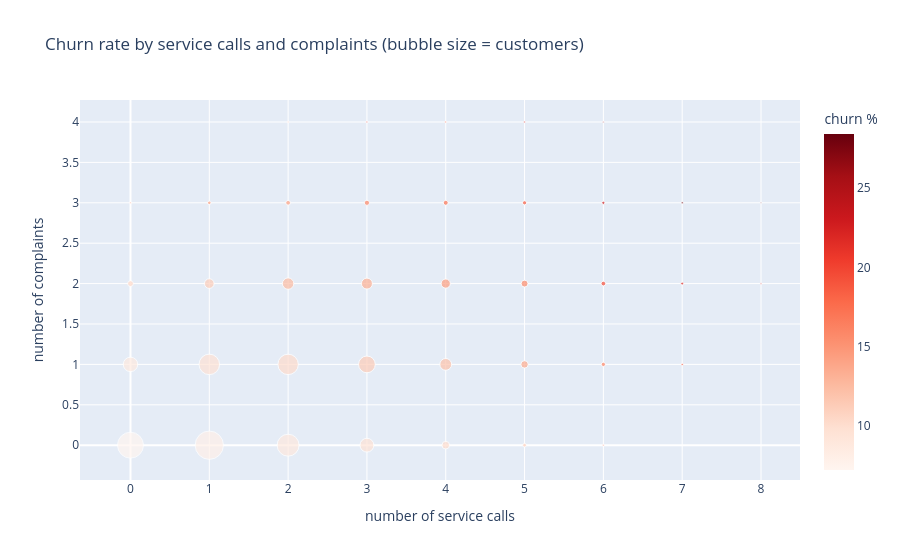

Source (notebook cell):
### Code cell
calls_table = train_fe.groupby(["num_service_calls", "num_complaints"])[target].agg(["mean", "count"]).reset_index()
calls_table = calls_table[calls_table["count"] >= 300]
calls_table["churn %"] = calls_table["mean"] * 100
fig = px.scatter(calls_table, x="num_service_calls", y="num_complaints", size="count", color="churn %",
                 color_continuous_scale="Reds", title="Churn rate by service calls and complaints (bubble size = customers)",
                 labels={"num_service_calls": "number of service calls", "num_complaints": "number of complaints"})
fig.show()
dashboard_figures.append(fig)
low, high = calls_table.loc[calls_table["churn %"].idxmin()], calls_table.loc[calls_table["churn %"].idxmax()]
dashboard_notes.append(f"Only groups with at least 300 customers. Lowest churn: {low['num_service_calls']:.0f} calls and "
                       f"{low['num_complaints']:.0f} complaints ({low['churn %']:.1f} %, {low['count']:,.0f} customers); "
                       f"highest: {high['num_service_calls']:.0f} calls and {high['num_complaints']:.0f} complaints "
                       f"({high['churn %']:.1f} %, {high['count']:,.0f} customers).")

### Figure 1 — Plotly figure (JSON) as saved in the notebook; plotly's stock layout.template omitted (floating-point values rounded to 4 significant figures)
{"data": [{"hovertemplate": "number of service calls=%{x}<br>number of complaints=%{y}<br>count=%{marker.size}<br>churn %=%{marker.color}<extra></extra>", "legendgroup": "", "marker": {"color": [7.239, 8.66, 10.49, 13.68, 7.902, 9.676, 11.2, 14.37, 8.707, 10.22, 12.45, 14.43, 15.47, 9.499, 11.31, 13.24, 16.1, 20.4, 10.16, 12.01, 14.38, 17.48, 18.44, 11.29, 13.65, 15.72, 18.85, 22.61, 17.96, 16.32, 19.61, 22.95, 26.87, 18.89, 21.93, 28.07, 23.11, 28.42], "coloraxis": "coloraxis", "size": [102014, 31871, 5089, 519, 121545, 63930, 14219, 1921, 73024, 63639, 19883, 3389, 375, 29182, 42694, 18406, 4092, 647, 8950, 21248, 12860, 3713, 640, 2116, 8368, 7263, 2647, 575, 412, 2702, 3319, 1547, 454, 826, 1327, 830, 450, 373], "sizemode": "area", "sizeref": 303.9, "symbol": "circle"}, "mode": "markers", "name": "", "orientation": "v", "showlegend": false, "type": "scatter", "x": [0, 0, 0, 0, 1, 1, 1, 1, 2, 2, 2, 2, 2, 3, 3, 3, 3, 3, 4, 4, 4, 4, 4, 5, 5, 5, 5, 5, 6, 6, 6, 6, 6, 7, 7, 7, 8, 8], "xaxis": "x", "y": [0.0, 1.0, 2.0, 3.0, 0.0, 1.0, 2.0, 3.0, 0.0, 1.0, 2.0, 3.0, 4.0, 0.0, 1.0, 2.0, 3.0, 4.0, 0.0, 1.0, 2.0, 3.0, 4.0, 0.0, 1.0, 2.0, 3.0, 4.0, 0.0, 1.0, 2.0, 3.0, 4.0, 1.0, 2.0, 3.0, 2.0, 3.0], "yaxis": "y"}], "layout": {"coloraxis": {"colorbar": {"title": {"text": "churn %"}}, "colorscale": [[0.0, "rgb(255,245,240)"], [0.125, "rgb(254,224,210)"], [0.25, "rgb(252,187,161)"], [0.375, "rgb(252,146,114)"], [0.5, "rgb(251,106,74)"], [0.625, "rgb(239,59,44)"], [0.75, "rgb(203,24,29)"], [0.875, "rgb(165,15,21)"], [1.0, "rgb(103,0,13)"]]}, "legend": {"itemsizing": "constant", "tracegroupgap": 0}, "title": {"text": "Churn rate by service calls and complaints (bubble size = customers)"}, "xaxis": {"anchor": "y", "domain": [0.0, 1.0], "title": {"text": "number of service calls"}}, "yaxis": {"anchor": "x", "domain": [0.0, 1.0], "title": {"text": "number of complaints"}}}}
